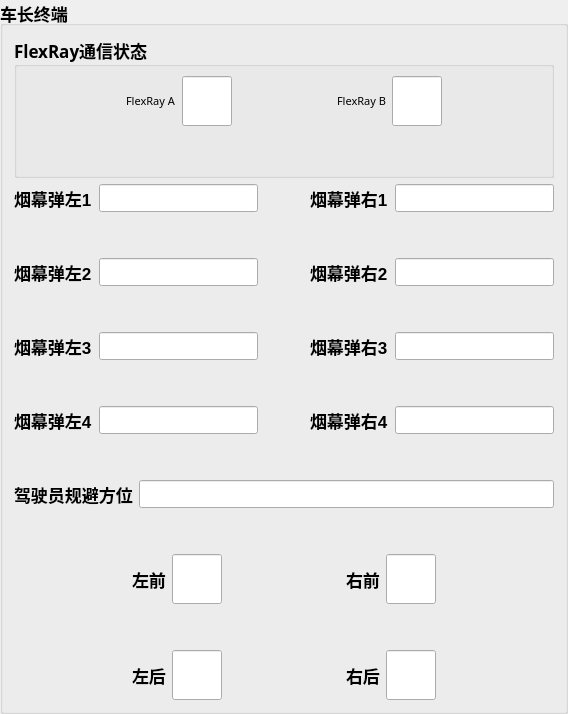
     <widget class="QGroupBox" name="groupBox_11">
      <property name="sizePolicy">
       <sizepolicy hsizetype="Expanding" vsizetype="Expanding">
        <horstretch>0</horstretch>
        <verstretch>0</verstretch>
       </sizepolicy>
      </property>
      <property name="font">
       <font>
        <pointsize>13</pointsize>
        <weight>75</weight>
        <bold>true</bold>
       </font>
      </property>
      <property name="title">
       <string>车长终端</string>
      </property>
      <layout class="QGridLayout" name="gridLayout">
       <item row="3" column="2">
        <spacer name="horizontalSpacer_6">
         <property name="orientation">
          <enum>Qt::Horizontal</enum>
         </property>
         <property name="sizeHint" stdset="0">
          <size>
           <width>40</width>
           <height>20</height>
          </size>
         </property>
        </spacer>
       </item>
       <item row="7" column="4">
        <widget class="CircleLineEdit" name="lineEdit_SmokeScreenBulletr4"/>
       </item>
       <item row="5" column="1">
        <widget class="CircleLineEdit" name="lineEdit_SmokeScreenBulletl3"/>
       </item>
       <item row="10" column="0" colspan="5">
        <layout class="QVBoxLayout" name="verticalLayout">
         <item>
          <layout class="QHBoxLayout" name="horizontalLayout">
           <item>
            <spacer name="horizontalSpacer_20">
             <property name="orientation">
              <enum>Qt::Horizontal</enum>
             </property>
             <property name="sizeHint" stdset="0">
              <size>
               <width>40</width>
               <height>20</height>
              </size>
             </property>
            </spacer>
           </item>
           <item>
            <widget class="QLabel" name="label_2">
             <property name="text">
              <string>左前</string>
             </property>
            </widget>
           </item>
           <item>
            <widget class="CircleLineEdit" name="lineEdit_jgLeftFront">
             <property name="minimumSize">
              <size>
               <width>50</width>
               <height>50</height>
              </size>
             </property>
             <property name="maximumSize">
              <size>
               <width>50</width>
               <height>50</height>
              </size>
             </property>
             <property name="font">
              <font>
               <pointsize>8</pointsize>
               <weight>50</weight>
               <bold>false</bold>
              </font>
             </property>
            </widget>
           </item>
           <item>
            <spacer name="horizontalSpacer">
             <property name="orientation">
              <enum>Qt::Horizontal</enum>
             </property>
             <property name="sizeHint" stdset="0">
              <size>
               <width>40</width>
               <height>20</height>
              </size>
             </property>
            </spacer>
           </item>
           <item>
            <widget class="QLabel" name="label_3">
             <property name="text">
              <string>右前</string>
             </property>
            </widget>
           </item>
           <item>
            <widget class="CircleLineEdit" name="lineEdit_jgRightFront">
             <property name="minimumSize">
              <size>
               <width>50</width>
               <height>50</height>
              </size>
             </property>
             <property name="maximumSize">
              <size>
               <width>50</width>
               <height>50</height>
              </size>
             </property>
             <property name="font">
              <font>
               <pointsize>8</pointsize>
               <weight>50</weight>
               <bold>false</bold>
              </font>
             </property>
            </widget>
           </item>
           <item>
            <spacer name="horizontalSpacer_5">
             <property name="orientation">
              <enum>Qt::Horizontal</enum>
             </property>
             <property name="sizeHint" stdset="0">
              <size>
               <width>40</width>
               <height>20</height>
              </size>
             </property>
            </spacer>
           </item>
          </layout>
         </item>
         <item>
          <spacer name="verticalSpacer_7">
           <property name="orientation">
            <enum>Qt::Vertical</enum>
           </property>
           <property name="sizeHint" stdset="0">
            <size>
             <width>20</width>
             <height>40</height>
            </size>
           </property>
          </spacer>
         </item>
         <item>
          <layout class="QHBoxLayout" name="horizontalLayout_2">
           <item>
            <spacer name="horizontalSpacer_21">
             <property name="orientation">
              <enum>Qt::Horizontal</enum>
             </property>
             <property name="sizeHint" stdset="0">
              <size>
               <width>40</width>
               <height>20</height>
              </size>
             </property>
            </spacer>
           </item>
           <item>
            <widget class="QLabel" name="label_4">
             <property name="text">
              <string>左后</string>
             </property>
            </widget>
           </item>
           <item>
            <widget class="CircleLineEdit" name="lineEdit_jgLeftRear">
             <property name="minimumSize">
              <size>
               <width>50</width>
               <height>50</height>
              </size>
             </property>
             <property name="maximumSize">
              <size>
               <width>50</width>
               <height>50</height>
              </size>
             </property>
             <property name="font">
              <font>
               <pointsize>8</pointsize>
               <weight>50</weight>
               <bold>false</bold>
              </font>
             </property>
            </widget>
           </item>
           <item>
            <spacer name="horizontalSpacer_3">
             <property name="orientation">
              <enum>Qt::Horizontal</enum>
             </property>
             <property name="sizeHint" stdset="0">
              <size>
               <width>40</width>
               <height>20</height>
              </size>
             </property>
            </spacer>
           </item>
           <item>
            <widget class="QLabel" name="label_5">
             <property name="text">
              <string>右后</string>
             </property>
            </widget>
           </item>
           <item>
            <widget class="CircleLineEdit" name="lineEdit_jgRightRear">
             <property name="minimumSize">
              <size>
               <width>50</width>
               <height>50</height>
              </size>
             </property>
             <property name="maximumSize">
              <size>
               <width>50</width>
               <height>50</height>
              </size>
             </property>
             <property name="font">
              <font>
               <pointsize>8</pointsize>
               <weight>50</weight>
               <bold>false</bold>
              </font>
             </property>
            </widget>
           </item>
           <item>
            <spacer name="horizontalSpacer_19">
             <property name="orientation">
              <enum>Qt::Horizontal</enum>
             </property>
             <property name="sizeHint" stdset="0">
              <size>
               <width>40</width>
               <height>20</height>
              </size>
             </property>
            </spacer>
           </item>
          </layout>
         </item>
        </layout>
       </item>
       <item row="3" column="1">
        <widget class="CircleLineEdit" name="lineEdit_SmokeScreenBulletl2"/>
       </item>
       <item row="5" column="0">
        <widget class="QLabel" name="label_11">
         <property name="text">
          <string>烟幕弹左3</string>
         </property>
        </widget>
       </item>
       <item row="3" column="4">
        <widget class="CircleLineEdit" name="lineEdit_SmokeScreenBulletr2"/>
       </item>
       <item row="5" column="4">
        <widget class="CircleLineEdit" name="lineEdit_SmokeScreenBulletr3"/>
       </item>
       <item row="1" column="3">
        <widget class="QLabel" name="label_8">
         <property name="text">
          <string>烟幕弹右1</string>
         </property>
        </widget>
       </item>
       <item row="9" column="0" colspan="5">
        <layout class="QGridLayout" name="gridLayout_17">
         <item row="0" column="0">
          <widget class="QLabel" name="label_35">
           <property name="text">
            <string>驾驶员规避方位</string>
           </property>
          </widget>
         </item>
         <item row="0" column="1">
          <widget class="QLineEdit" name="lineEdit_2"/>
         </item>
         <item row="1" column="1">
          <spacer name="verticalSpacer_3">
           <property name="orientation">
            <enum>Qt::Vertical</enum>
           </property>
           <property name="sizeHint" stdset="0">
            <size>
             <width>20</width>
             <height>40</height>
            </size>
           </property>
          </spacer>
         </item>
        </layout>
       </item>
       <item row="1" column="0">
        <widget class="QLabel" name="label_9">
         <property name="text">
          <string>烟幕弹左1</string>
         </property>
        </widget>
       </item>
       <item row="1" column="2">
        <spacer name="horizontalSpacer_4">
         <property name="orientation">
          <enum>Qt::Horizontal</enum>
         </property>
         <property name="sizeHint" stdset="0">
          <size>
           <width>40</width>
           <height>20</height>
          </size>
         </property>
        </spacer>
       </item>
       <item row="1" column="1">
        <widget class="CircleLineEdit" name="lineEdit_SmokeScreenBulletl1"/>
       </item>
       <item row="1" column="4">
        <widget class="CircleLineEdit" name="lineEdit_SmokeScreenBulletr1"/>
       </item>
       <item row="7" column="3">
        <widget class="QLabel" name="label_18">
         <property name="text">
          <string>烟幕弹右4</string>
         </property>
        </widget>
       </item>
       <item row="7" column="1">
        <widget class="CircleLineEdit" name="lineEdit_SmokeScreenBulletl4"/>
       </item>
       <item row="5" column="3">
        <widget class="QLabel" name="label_15">
         <property name="text">
          <string>烟幕弹右3</string>
         </property>
        </widget>
       </item>
       <item row="8" column="1">
        <spacer name="verticalSpacer_2">
         <property name="orientation">
          <enum>Qt::Vertical</enum>
         </property>
         <property name="sizeHint" stdset="0">
          <size>
           <width>20</width>
           <height>40</height>
          </size>
         </property>
        </spacer>
       </item>
       <item row="5" column="2">
        <spacer name="horizontalSpacer_22">
         <property name="orientation">
          <enum>Qt::Horizontal</enum>
         </property>
         <property name="sizeHint" stdset="0">
          <size>
           <width>40</width>
           <height>20</height>
          </size>
         </property>
        </spacer>
       </item>
       <item row="0" column="0" colspan="5">
        <widget class="QGroupBox" name="groupBox_39">
         <property name="enabled">
          <bool>true</bool>
         </property>
         <property name="maximumSize">
          <size>
           <width>16777215</width>
           <height>16777215</height>
          </size>
         </property>
         <property name="font">
          <font>
           <family>微软雅黑</family>
           <pointsize>13</pointsize>
           <weight>75</weight>
           <bold>true</bold>
          </font>
         </property>
         <property name="mouseTracking">
          <bool>false</bool>
         </property>
         <property name="title">
          <string>FlexRay通信状态</string>
         </property>
         <property name="flat">
          <bool>false</bool>
         </property>
         <property name="checkable">
          <bool>false</bool>
         </property>
         <layout class="QGridLayout" name="gridLayout_10">
          <item row="0" column="0">
           <layout class="QGridLayout" name="gridLayout_16">
            <item row="0" column="4">
             <widget class="QLabel" name="label_22">
              <property name="minimumSize">
               <size>
                <width>0</width>
                <height>0</height>
               </size>
              </property>
              <property name="font">
               <font>
                <family>微软雅黑</family>
                <pointsize>8</pointsize>
                <weight>50</weight>
                <bold>false</bold>
               </font>
              </property>
              <property name="text">
               <string>FlexRay B</string>
              </property>
             </widget>
            </item>
            <item row="0" column="5">
             <widget class="CircleLineEdit" name="lineEdit_15">
              <property name="minimumSize">
               <size>
                <width>50</width>
                <height>50</height>
               </size>
              </property>
              <property name="maximumSize">
               <size>
                <width>50</width>
                <height>50</height>
               </size>
              </property>
              <property name="font">
               <font>
                <family>微软雅黑</family>
                <pointsize>8</pointsize>
                <weight>50</weight>
                <bold>false</bold>
               </font>
              </property>
             </widget>
            </item>
            <item row="0" column="2">
             <widget class="CircleLineEdit" name="lineEdit_16">
              <property name="minimumSize">
               <size>
                <width>50</width>
                <height>50</height>
               </size>
              </property>
              <property name="maximumSize">
               <size>
                <width>50</width>
                <height>50</height>
               </size>
              </property>
              <property name="font">
               <font>
                <family>微软雅黑</family>
                <pointsize>8</pointsize>
                <weight>50</weight>
                <bold>false</bold>
               </font>
              </property>
             </widget>
            </item>
            <item row="0" column="6">
             <spacer name="horizontalSpacer_28">
              <property name="orientation">
               <enum>Qt::Horizontal</enum>
              </property>
              <property name="sizeHint" stdset="0">
               <size>
                <width>40</width>
                <height>20</height>
               </size>
              </property>
             </spacer>
            </item>
            <item row="0" column="1">
             <widget class="QLabel" name="label_23">
              <property name="minimumSize">
               <size>
                <width>0</width>
                <height>0</height>
               </size>
              </property>
              <property name="font">
               <font>
                <family>微软雅黑</family>
                <pointsize>8</pointsize>
                <weight>50</weight>
                <bold>false</bold>
               </font>
              </property>
              <property name="text">
               <string>FlexRay A</string>
              </property>
             </widget>
            </item>
            <item row="0" column="3">
             <spacer name="horizontalSpacer_29">
              <property name="orientation">
               <enum>Qt::Horizontal</enum>
              </property>
              <property name="sizeHint" stdset="0">
               <size>
                <width>40</width>
                <height>20</height>
               </size>
              </property>
             </spacer>
            </item>
            <item row="0" column="0">
             <spacer name="horizontalSpacer_30">
              <property name="orientation">
               <enum>Qt::Horizontal</enum>
              </property>
              <property name="sizeHint" stdset="0">
               <size>
                <width>40</width>
                <height>20</height>
               </size>
              </property>
             </spacer>
            </item>
           </layout>
          </item>
          <item row="1" column="0">
           <spacer name="verticalSpacer">
            <property name="orientation">
             <enum>Qt::Vertical</enum>
            </property>
            <property name="sizeHint" stdset="0">
             <size>
              <width>20</width>
              <height>40</height>
             </size>
            </property>
           </spacer>
          </item>
         </layout>
        </widget>
       </item>
       <item row="7" column="2">
        <spacer name="horizontalSpacer_23">
         <property name="orientation">
          <enum>Qt::Horizontal</enum>
         </property>
         <property name="sizeHint" stdset="0">
          <size>
           <width>40</width>
           <height>20</height>
          </size>
         </property>
        </spacer>
       </item>
       <item row="7" column="0">
        <widget class="QLabel" name="label_12">
         <property name="text">
          <string>烟幕弹左4</string>
         </property>
        </widget>
       </item>
       <item row="3" column="0">
        <widget class="QLabel" name="label_10">
         <property name="text">
          <string>烟幕弹左2</string>
         </property>
        </widget>
       </item>
       <item row="2" column="1">
        <spacer name="verticalSpacer_4">
         <property name="orientation">
          <enum>Qt::Vertical</enum>
         </property>
         <property name="sizeHint" stdset="0">
          <size>
           <width>20</width>
           <height>40</height>
          </size>
         </property>
        </spacer>
       </item>
       <item row="3" column="3">
        <widget class="QLabel" name="label_13">
         <property name="text">
          <string>烟幕弹右2</string>
         </property>
        </widget>
       </item>
       <item row="4" column="1">
        <spacer name="verticalSpacer_5">
         <property name="orientation">
          <enum>Qt::Vertical</enum>
         </property>
         <property name="sizeHint" stdset="0">
          <size>
           <width>20</width>
           <height>40</height>
          </size>
         </property>
        </spacer>
       </item>
       <item row="6" column="1">
        <spacer name="verticalSpacer_6">
         <property name="orientation">
          <enum>Qt::Vertical</enum>
         </property>
         <property name="sizeHint" stdset="0">
          <size>
           <width>20</width>
           <height>40</height>
          </size>
         </property>
        </spacer>
       </item>
      </layout>
     </widget>
